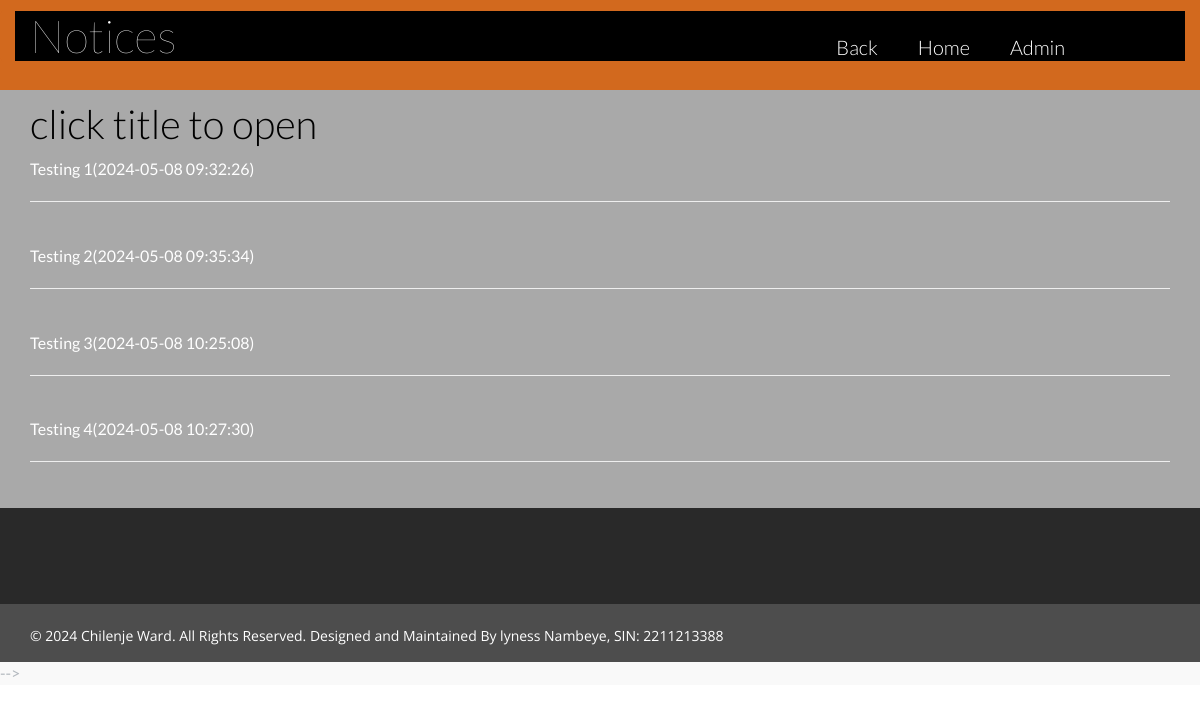
The page /notice/index.php on the database its author committed.
### tables this page shows
CREATE TABLE IF NOT EXISTS `tblpublicnotice` (
  `ID` int NOT NULL AUTO_INCREMENT,
  `NoticeTitle` varchar(200) DEFAULT NULL,
  `NoticeMessage` mediumtext,
  `CreationDate` timestamp NULL DEFAULT CURRENT_TIMESTAMP,
  PRIMARY KEY (`ID`)
);

### notice/index.php (the view, shortened to what this page needs)
<?php
try
{
$dbh = new PDO("mysql:host=".DB_HOST.";dbname=".DB_NAME,DB_USER, DB_PASS,array(PDO::MYSQL_ATTR_INIT_COMMAND => "SET NAMES 'utf8'"));
}
catch (PDOException $e)
{
exit("Error: " . $e->getMessage());
}
?>
<!doctype html>
<html>
<head>
<link href="css/bootstrap.css" rel="stylesheet" type="text/css" media="all">
<link href="css/style.css" rel="stylesheet" type="text/css"/>
<link rel="stylesheet" type="text/css" href="css/default.css" />
<link rel="stylesheet" type="text/css" href="css/component.css" />
</head>
	<body>
<?php include_once('includes/header.php');?>
<div class="t" style="background-color: darkgray;">
	<div class="container">
			<div class="testimonial-nfo">
        <h3 style="color:black;" >click title to open</h3>
         <marquee  style="height:350px;" direction ="up" onmouseover="this.stop();" onmouseout="this.start();">
				<?php
$sql="SELECT * from tblpublicnotice";
$query = $dbh -> prepare($sql);
$query->execute();
$results=$query->fetchAll(PDO::FETCH_OBJ);
$cnt=1;
if($query->rowCount() > 0)
{
foreach($results as $row)
{               ?>
		<a href="view-public-notice.php?viewid=<?php echo htmlentities ($row->ID);?>" target="_blank" style="color:#fff;">
          <?php  echo htmlentities($row->NoticeTitle);?>(<?php  echo htmlentities($row->CreationDate);?>)</a>
          <hr /><br />
			<?php $cnt=$cnt+1;}} ?>
	</marquee></div>
	</div>
</div>
	</body>
</html>

### notice/css/style.css (style rules this page uses)
html, body { font-family: 'Open Sans', sans-serif; font-size: 100%; background: #FFf; }
body a { transition:0.5s all; -webkit-transition:0.5s all; -moz-transition:0.5s all; -o-transition:0.5s all; -ms-transition:0.5s all; }
h1,h2,h3,h4,h5,h6 { margin:0; }
.testimonial-nfo h3 { color: #FFF; font-size: 40px; font-weight: 300; margin: 0; }
.grid_5 h1, h2, h3, h4, h5, h6 { padding: 12px 0; }

### notice/css/default.css (style rules this page uses)
*, *:after, *:before { -webkit-box-sizing: border-box; -moz-box-sizing: border-box; box-sizing: border-box; }
body, html { font-size: 100%; padding: 0; margin: 0; }
body { font-family: 'Lato', Calibri, Arial, sans-serif; color: #b3b9bf; background: #f9f9f9; }
a { color: #888; text-decoration: none; }

### rows shown on the page
tblpublicnotice: NoticeTitle "Testing 1", CreationDate "2024-05-08 09:32:26"
tblpublicnotice: NoticeTitle "Testing 2", CreationDate "2024-05-08 09:35:34"
tblpublicnotice: NoticeTitle "Testing 3", CreationDate "2024-05-08 10:25:08"
tblpublicnotice: NoticeTitle "Testing 4", CreationDate "2024-05-08 10:27:30"
